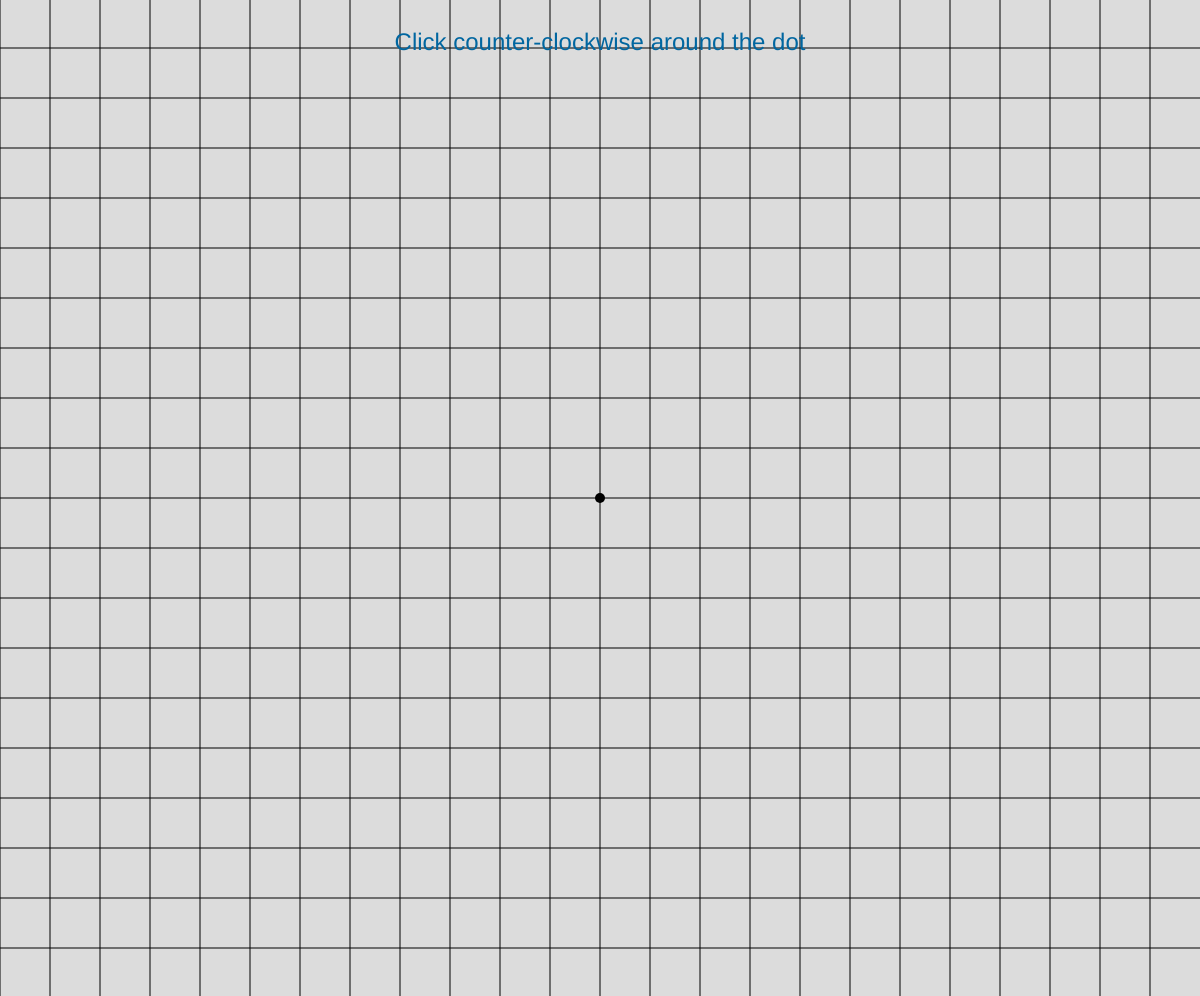
Frame 1 (no input)
Frame 60 (no input): identical to frame 1, image omitted
Frame 120 (the mouse pressed at the canvas centre since frame 60): identical to frame 1, image omitted

The p5.js sketch that drew this single still picture (run headless with seeded random() and noise() and a simulated clock; from frame 60 on, the mouse is pressed at the canvas centre):

// p5.js sketch
// ── sketch.js
let myShape;
let myRoad;
let verts = [];
let R = 40;
let drawing = true;
let rasterGrootte = 50;

function setup() {
  createCanvas(window.innerWidth, window.innerHeight-4);
}

function mouseClicked() {
  if (!drawing) {
    return;
  }
  if (verts.length > 2 && verts[0].dist(createVector(mouseX-width/2, mouseY-height/2)) <= 15) {
    drawing = false;
    myShape = new Shape(verts, createVector(0, height/2));
    myShape.generateContourPoints();

    myRoad = new Road(myShape, height/2);
    translate(-width/2, 0);
  } else {
    if (verts.length == 0) {
      verts.push(createVector(mouseX-width/2, mouseY-height/2))
    } else if (verts[verts.length - 1].angleBetween(createVector(mouseX-width/2, mouseY-height/2)) < 0) {
      verts.push(createVector(mouseX-width/2, mouseY-height/2));
    }
    
  }
  
}

function draw() {
  if (drawing) {
    background(220);
    strokeWeight(1);
    translate(width/2, height/2);
    for (let i = -floor((width/2)/rasterGrootte)*rasterGrootte; i < width/2; i += rasterGrootte) {
      line(i, -height/2, i, height/2);
    }
    for (let i = -floor((height/2)/rasterGrootte)*rasterGrootte; i < height/2; i += rasterGrootte) {
      line(-width/2, i, width/2, i);
    }
    
    textAlign(CENTER);
    textSize(24);
    fill(0, 102, 160);
    text("Click counter-clockwise around the dot", 0, -height/2 + 50);
    
    strokeWeight(10);
    point(0, 0);
    noFill();
    strokeWeight(2);
    beginShape();
    for (let i = 0; i < verts.length; i++) {
      vertex(verts[i].x, verts[i].y);
    }
    endShape();
    return;
  }
  background(220);
  stroke(248,1,1);
  line(0, height/2, width, height/2);
  myShape.axle.x = mouseX;
  if (myShape.axle.x > width)
    myShape.axle.x = width;
  
  let i = 0;
  while (myShape.axle.x > myRoad.anglesPerX[i][0]) {
    i++;
    if (i >= myRoad.anglesPerX.length) {
      i = myRoad.anglesPerX.length - 1;
      break;
    }
  }
  if (i < myRoad.anglesPerX.length - 1) {
    myShape.angle = map(myShape.axle.x, myRoad.anglesPerX[i][0], myRoad.anglesPerX[i+1][0], myRoad.anglesPerX[i][1], myRoad.anglesPerX[i+1][1]);
  } else {
    myShape.angle = myRoad.anglesPerX[i][1];
  }
  
    
  
  myRoad.show();
  myShape.draw();
}

// ── Road.js
class Road {
    constructor(shape, h) {
      this.vertices = [];
      this.anglesPerX = [];
      let currX = 0;
      let currAngle = shape.contourPoints[0].angleBetween(createVector(0,1));
      this.vertices.push(createVector(0, shape.contourPoints[0].mag()));
      this.anglesPerX.push([0, currAngle]);
      for (let i = 0; currX <= width; i = (i+1) % shape.contourPoints.length) {
        let deltaAngle = abs(myShape.contourPoints[i].angleBetween(myShape.contourPoints[(i+1) % shape.contourPoints.length]));
        let x = deltaAngle * myShape.contourPoints[i].mag();
        let y = myShape.contourPoints[(i+1) % shape.contourPoints.length].mag();
        currX += x;
        currAngle += deltaAngle;
        this.vertices.push(createVector(currX, y));
        this.anglesPerX.push([currX, currAngle]);
      }
      this.h = h;
    }
    
    show() {
      push();
      noFill();
      stroke(0);
      strokeWeight(2);
      translate(0, this.h);
      beginShape();
      for (let i = 0; i < this.vertices.length; i++) {
        vertex(this.vertices[i].x, this.vertices[i].y);
      }
      endShape();
      pop();
    }
  }
// ── Shape.js
class Shape {
    constructor(vertices, axle) {
      this.vertices = vertices;
      this.axle = axle;
      this.angle = 0;
      this.contourPoints = [];
      this.numPointsPerEdge = 50; // Number of contour points per edge
      this.generateContourPoints();
    }
  
    draw() {
      push();
      translate(this.axle.x, this.axle.y);
      rotate(this.angle);
      stroke(0);
      noFill();
      strokeWeight(2);
      beginShape();
      for (let i = 0; i < this.vertices.length; i++) {
        vertex(this.vertices[i].x, this.vertices[i].y);
      }
      endShape(CLOSE);
      strokeWeight(5);
      point(0, 0);
  
      pop();
    }
  
    rotate(angle) {
      this.angle += angle;
    }
  
    generateContourPoints() {
      const numVertices = this.vertices.length;
  
      for (let i = 0; i < numVertices; i++) {
        const currentVertex = this.vertices[i];
        const nextVertex = this.vertices[(i + 1) % numVertices];
  
        for (let j = 0; j < this.numPointsPerEdge; j++) {
          const t = j / this.numPointsPerEdge;
          const point = this.interpolateVertices(currentVertex, nextVertex, t);
          this.contourPoints.push(point);
        }
      }
    }
  
    interpolateVertices(vertex1, vertex2, t) {
      const x = lerp(vertex1.x, vertex2.x, t);
      const y = lerp(vertex1.y, vertex2.y, t);
      return createVector(x, y);
    }
  }
